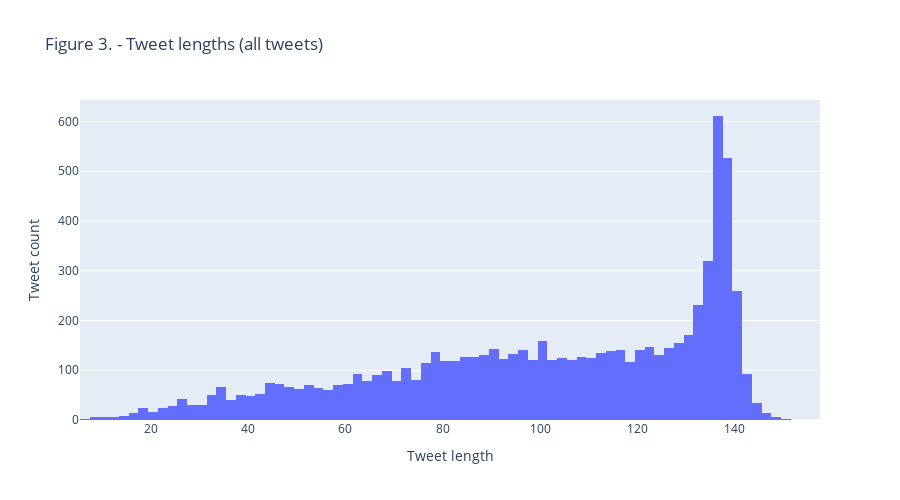

The notebook cell this image was saved under:
### Markdown cell above
## Tweet length by class

Tweets that are disaster-response related tend to be longer on average than those that aren't as shown in Figure 1. below.

### Code cell
import pandas as pd
import spacy as sp

# break out the text column from line consolidated data so it can be operated on separately
df_train01 = pd.read_csv('./data/train_clean_v01.csv', encoding="utf8")
# df_test01 = pd.read_csv('./data/test_clean_v01.csv', encoding="utf8")

# first, look at overall distribution
train_tweet_lens = []
train_text_lines = df_train01['text'].to_list()
for text in train_text_lines:
    train_tweet_lens.append(len(text))

train_tweet_lens = np.array(train_tweet_lens)
fig_hist = go.Figure(data=[go.Histogram(x=train_tweet_lens)])
fig_hist.update_layout(title='Figure 3. - Tweet lengths (all tweets)',
                       xaxis_title='Tweet length',
                       yaxis_title='Tweet count',
                       legend=dict(yanchor="top",
                                   y=0.99,
                                   xanchor="left",
                                   x=0.01),
                       autosize=False,
                       width=900,
                       height=500)
fig_hist.show()

### Figure 1 — Plotly figure (JSON) as saved in the notebook; plotly's stock layout.template omitted (floating-point values rounded to 4 significant figures; data arrays with more than 128 entries replaced by an {"elided": "..."} marker saying what was removed)
{"data": [{"type": "histogram", "x": {"elided": "7613 int values"}}], "layout": {"autosize": false, "height": 500, "legend": {"x": 0.01, "xanchor": "left", "y": 0.99, "yanchor": "top"}, "title": {"text": "Figure 3. - Tweet lengths (all tweets)"}, "width": 900, "xaxis": {"autorange": true, "range": [5.5, 157.5], "title": {"text": "Tweet length"}, "type": "linear"}, "yaxis": {"autorange": true, "range": [0, 643.2], "title": {"text": "Tweet count"}}}}
